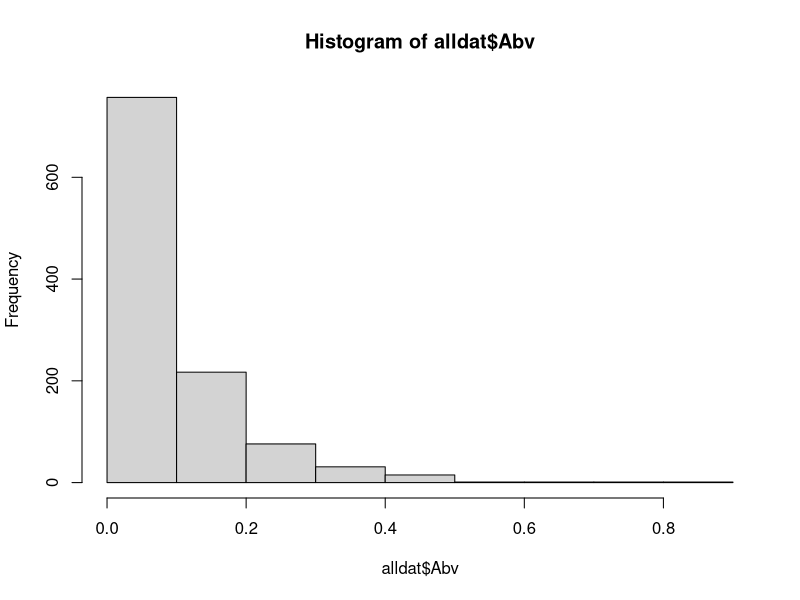
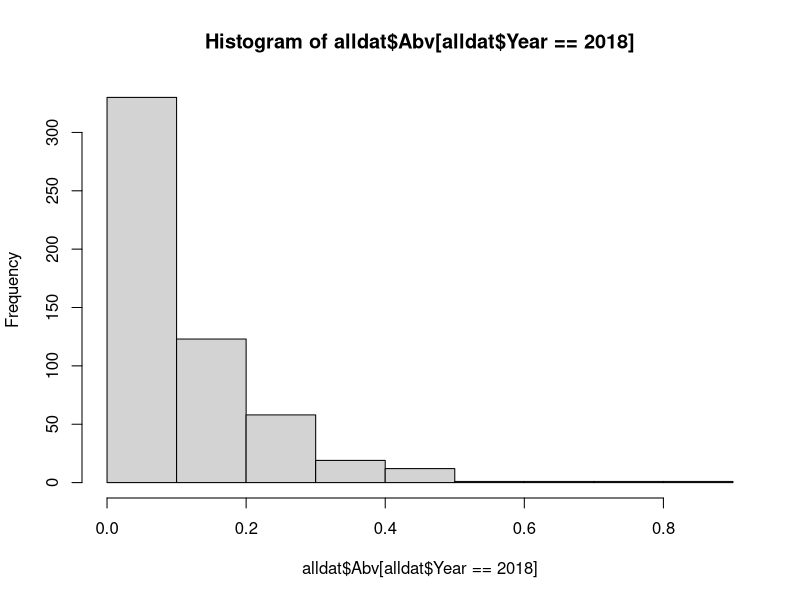
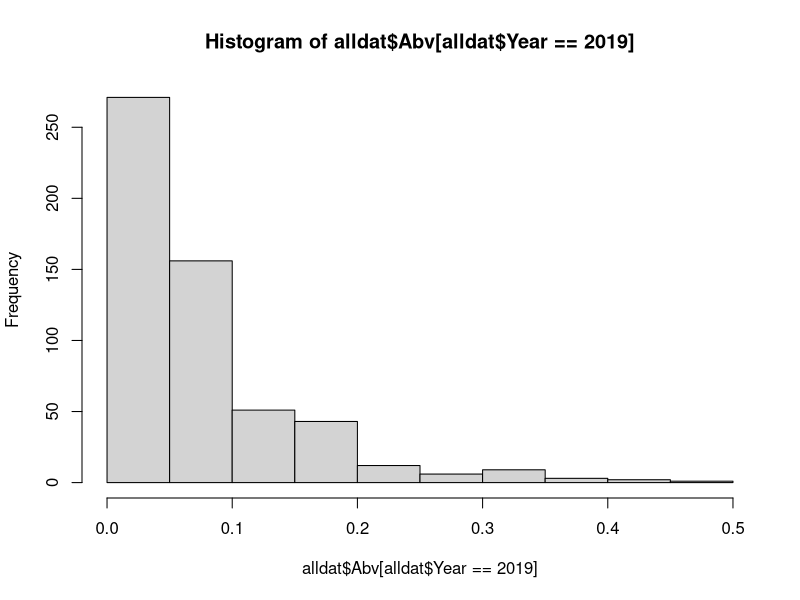
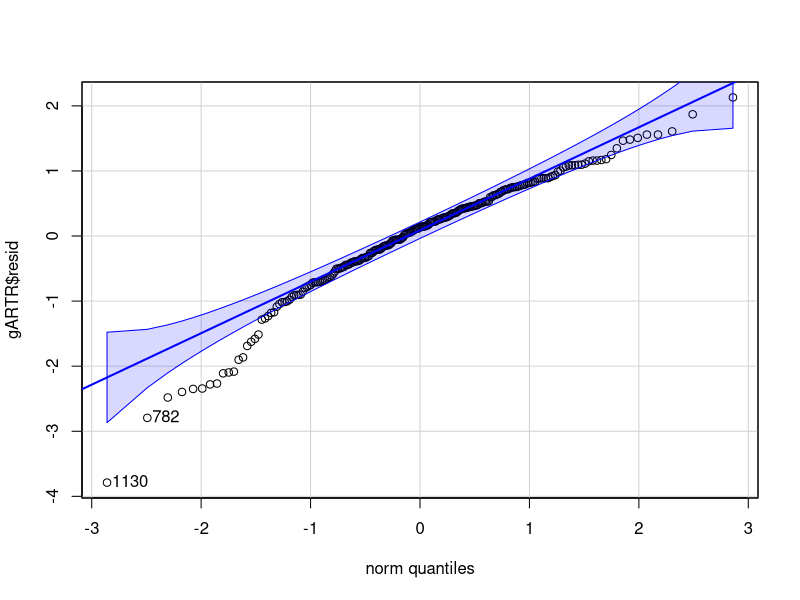
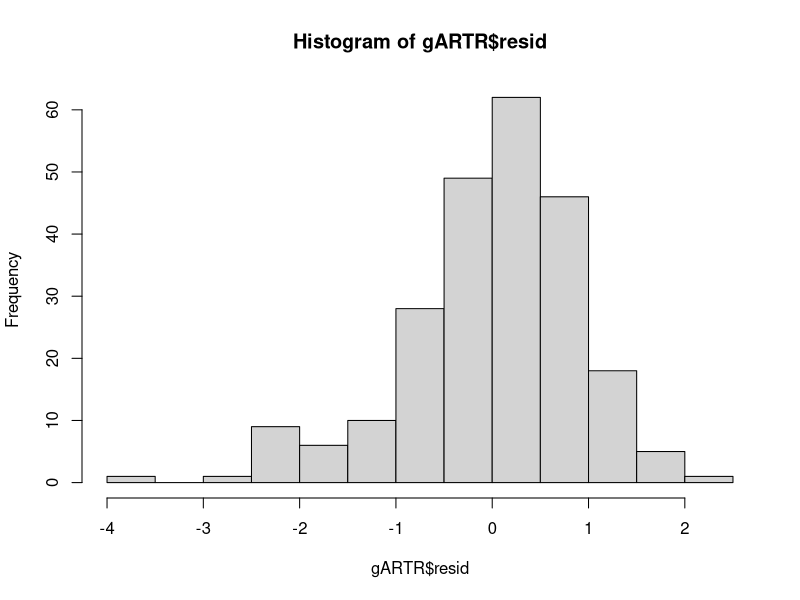
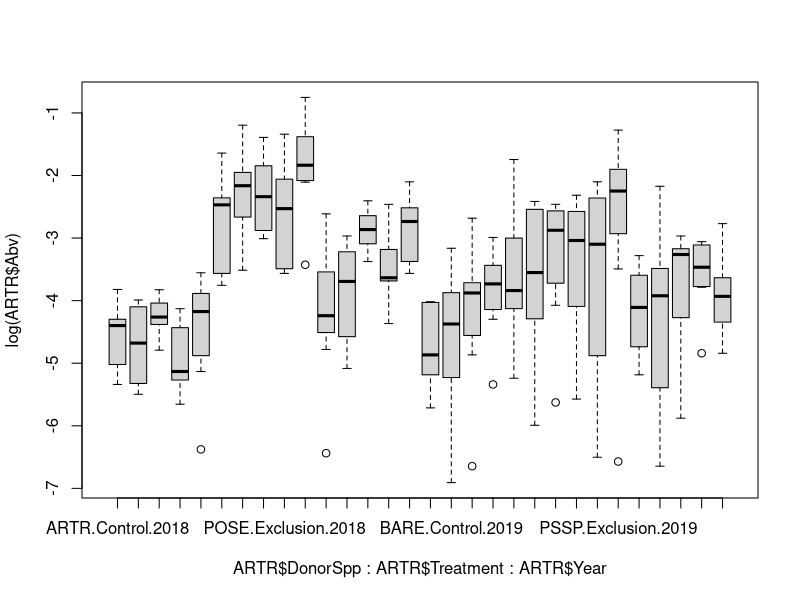
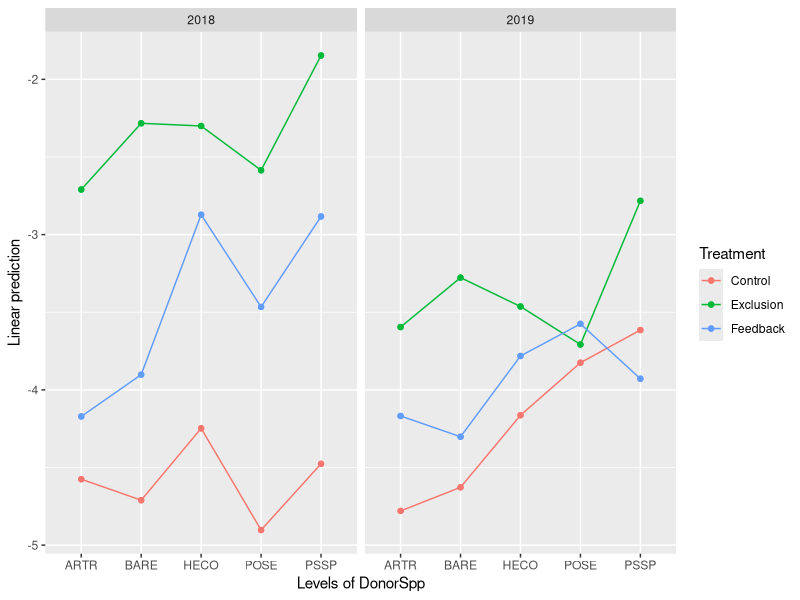
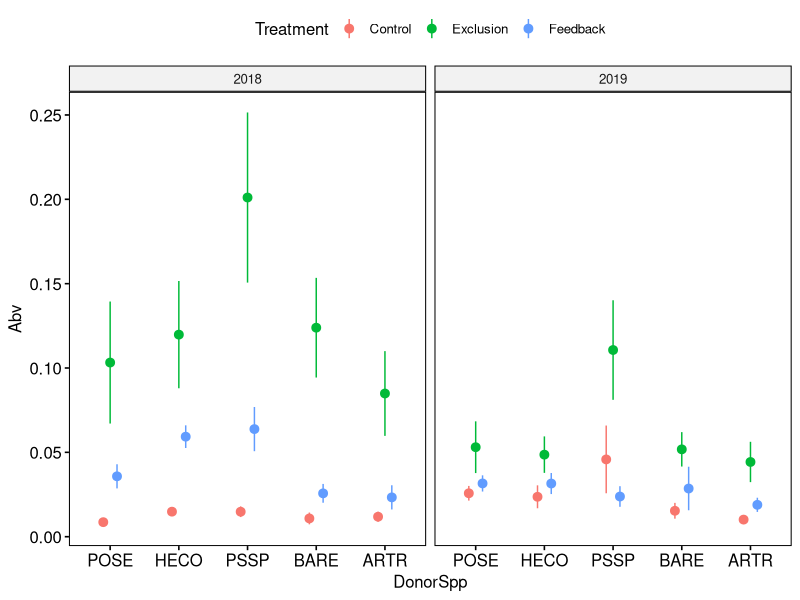

Generate these figures, in order, with R:
# Combine 2018 and 2019 field data for biomass analysis #
# Update AC 191121

setwd("C:/Users/yc68991/Box Sync/PSFcoexist/R/PSFcoexist")
library(car)
library(emmeans)
library(ggpubr)

#Data import------------------------
all2018<-read.csv("./data/Transplant data clean 190102.csv") #2018 data
all2019<-read.csv("./data/Transplant data year 2 clean 190819.csv") #2019 data

#Combine data and add year column----------------
sub2018<-all2018[,c("newID","DonorSpp","Transplant","Treatment","Rep","Abv")]
sub2018$Year<-rep(2018,600)
names(sub2018)[1]<-"ID"
sub2019<-all2019[,c("fieldID","DonorSpp","Transplant","Treatment","Rep","Abv")]
sub2019$Year<-rep(2019,600)
names(sub2019)[1]<-"ID"
alldat<-rbind(sub2018,sub2019)
alldat<-subset(alldat,Treatment%in%c("Control","Exclusion","Feedback"))#get rid of the ones with no treatment labels from 2018

#Prelim visualization to check distribution------------------
hist(alldat$Abv)#probably needs a log transform
hist(alldat$Abv[alldat$Year==2018])#same distribution within-year
hist(alldat$Abv[alldat$Year==2019])

#Separate by species-------------------------------------------
ARTR<-subset(alldat,Transplant=="ARTR")
PSSP<-subset(alldat,Transplant=="PSSP")
POSE<-subset(alldat,Transplant=="POSE")
HECO<-subset(alldat,Transplant=="HECO")

#Global lm model for ARTR (Treatment and some interaction effects)------------------------------------------
gARTR<-lm(log(Abv)~Treatment*DonorSpp*factor(Year),data=ARTR)
qqPlot(gARTR$resid)#not bad
hist(gARTR$resid)#also decent
Anova(gARTR,type=3)#Treatment p=0.002636
summary(gARTR)
#TreatmentExclusion p=0.00161 
#TreatmentFeedback:DonorSppPSSP:factor(Year)2019 p=0.0395 

#Emmeans comparisons: contrasting everything else with ARTR soil within treatment and years
emmeans(gARTR, trt.vs.ctrl ~ DonorSpp | Year*Treatment)
#2018 Feedback ARTR - HECO p=0.022 ARTR - PSSP p=0.0311
#2019 Control PSSP - ARTR p=0.0889

#Visualization
boxplot(log(ARTR$Abv)~ARTR$DonorSpp*ARTR$Treatment*ARTR$Year)#still expected pattern
#Estimated marginal means
emmip(gARTR, Treatment ~ DonorSpp | Year)
#Pretty plot
ggerrorplot(ARTR, x = "DonorSpp", y = "Abv", 
            desc_stat = "mean_se", 
            color = "Treatment", 
            facet.by = "Year",
            position = position_dodge(0.3)
            )

#Global lm model for HECO (Treatment effects)------------------------------------------
gHECO<-lm(log(Abv)~Treatment*DonorSpp*factor(Year),data=HECO)
qqPlot(gHECO$resid)#not great
hist(gHECO$resid)#not as bad looking
gHECO.1<-lm(Abv~Treatment*DonorSpp*Year,data=HECO)
qqPlot(gHECO.1$resid)#worse

#Keep with the logged version
Anova(gHECO,type=3)#Treatment p=0.002179
summary(gHECO)#TreatmentExclusion p=0.000582

#Emmeans comparisons: contrasting everything else with HECO soil within treatment and years
emmeans(gHECO, trt.vs.ctrl ~ DonorSpp | Year*Treatment, ref=3)
#2019 Feedback  ARTR - HECO p=0.0494 
#2018 Exclusion BARE - HECO p=0.0803

#Visualization
boxplot(log(HECO$Abv)~HECO$DonorSpp*HECO$Treatment*HECO$Year)#still expected pattern; CIs really wide
emmip(gHECO, Treatment ~ DonorSpp | Year)
#Pretty plot
ggerrorplot(HECO, x = "DonorSpp", y = "Abv", 
            desc_stat = "mean_se", 
            color = "Treatment", 
            facet.by = "Year",
            position = position_dodge(0.3)
)


#Global lm model for POSE (Treatment effects and some interactions)------------------------------------------
gPOSE<-lm(log(Abv)~Treatment*DonorSpp*factor(Year),data=POSE)
qqPlot(gPOSE$resid)#two outliers (179 and 864)
hist(gPOSE$resid)#not great
POSE[c("179","864"),]#plant in 864 is 2 orders of magnitude smaller than others. Try excluding
subPOSE<-POSE[-which(row.names(POSE)=="864"),]
gPOSE.1<-lm(log(Abv)~Treatment*DonorSpp*factor(Year),data=subPOSE)
qqPlot(gPOSE.1$resid)#much better
hist(gPOSE.1$resid)#much better

#Analyze excluded version
Anova(gPOSE.1,type=3)#Treatment p=2.063e-06
summary(gPOSE.1)
#TreatmentExclusion p=3.19e-07 TreatmentFeedback p=0.0110
#DonorSppHECO:factor(Year)2019   p=0.0144

#Emmeans comparisons: among donor spp within treatment and years
emmeans(gPOSE.1, trt.vs.ctrl ~ DonorSpp | Year*Treatment,ref=4)
#2019 Feedback POSE - PSSP p=0.0211 

#Visualization
boxplot(log(subPOSE$Abv)~subPOSE$DonorSpp*subPOSE$Treatment*subPOSE$Year)#still expected pattern; CIs really wide
emmip(gPOSE.1, Treatment ~ DonorSpp | Year)
#Pretty plot
ggerrorplot(subPOSE, x = "DonorSpp", y = "Abv", 
            desc_stat = "mean_se", 
            color = "Treatment", 
            facet.by = "Year",
            position = position_dodge(0.3)
)

#Global lm model for PSSP (Treatment effects and some interactions)------------------------------------------
gPSSP<-lm(log(Abv)~Treatment*DonorSpp*factor(Year),data=PSSP)
qqPlot(gPSSP$resid)#not bad
hist(gPSSP$resid)#also decent
Anova(gPSSP,type=3)#Treatment effect (p=9.438e-10), Treatment:year (p=0.0319)
summary(gPSSP)
#TreatmentExclusion  p= 1.87e-10    TreatmentFeedback p=03.70e-05  
#TreatmentFeedback:Year  p=0.00900 

#Emmeans comparisons: among donor spp within treatment and years
emmeans(gPSSP, trt.vs.ctrl ~ DonorSpp | Year*Treatment, ref=5)
#2019 Control POSE - PSSP p=0.0274;  BARE - PSSP p=0.0587
#2019 Feedback HECO - PSSP p=0.0376

#Visualization
boxplot(log(PSSP$Abv)~PSSP$DonorSpp*PSSP$Treatment*PSSP$Year)#still expected pattern; CIs really wide
emmip(gPSSP, Treatment ~ DonorSpp | Year)#Feedback effect stronger in 2018 than 2019
#Pretty plot
ggerrorplot(PSSP, x = "DonorSpp", y = "Abv", 
            desc_stat = "mean_se", 
            color = "Treatment", 
            facet.by = "Year",
            position = position_dodge(0.3)
)

#General treatment effect visualization---------------------------------------
ggerrorplot(alldat, x = "DonorSpp", y = "Abv", 
            desc_stat = "mean_se", 
            color = "Treatment",
            size=0.7,
            position = position_dodge(0.3)
)
